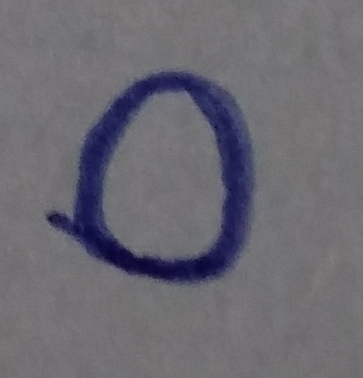
#> input picture Round 3/4/digits/0.png, 363 x 378 px
$ python -i digitmatch.py   (imports and definitions only)
#> lines starting #> are read from the running program, lines starting #| are printed output that depends on the picture; after the words box and inside, x2 and y2 are one past the last pixel; in counts of white or black regions, pixels touching at a corner belong together
from PIL import Image, ImageFilter
from sklearn import svm, datasets
import numpy as np


# Function to receive an image filename, and return a flattened list of values after processing.
def process_image(filename):
    # Load the image from filename
#> called with filename = 'digits/0.png'
    img = Image.open(filename).convert('RGB')
    pix = img.load()

    # Isolate the digit from the image background (and transform to black and white). Also detect content boundaries.
    boundaries = [img.width, img.height, 0, 0]
#> boundaries = [363, 378, 0, 0]
    for x in range(0, img.width):
        for y in range(0, img.height):
            pixel = pix[x, y]
            if (pixel[0] + 15 <= pixel[2]) and (pixel[1] + 15 <= pixel[2]):
                pix[x, y] = (0, 0, 0)  # Transform to black.

                if x < boundaries[0]:  # Get leftmost index of content.
                    boundaries[0] = x
                if y < boundaries[1]:  # Get upper index of content.
                    boundaries[1] = y
                if x > boundaries[2]:  # Get rightmost index of content.
                    boundaries[2] = x
                if y > boundaries[3]:  # Get lower index of content.
                    boundaries[3] = y
            else:
                pix[x, y] = (255, 255, 255)  # Transform to white.
#> after the loop, boundaries = [47, 69, 255, 284]

    # Crop the image by detected boundaries and ensure that the image dimensions correspond to a square.
    content_size = (boundaries[2] - boundaries[0], boundaries[3] - boundaries[1])
#> content_size = (208, 215)
    square_size = max(content_size[0], content_size[1])
#> square_size = 215
    square_img = Image.new("RGB", (square_size, square_size), color=(255, 255, 255))
#> square_img: PIL image 215x215 RGB; every value is 255
    paste_coords = tuple([int(square_size / 2 - content_size[0] / 2), int(square_size / 2 - content_size[1] / 2)])
#> paste_coords = (3, 0)
    square_img.paste(img.crop(tuple(boundaries)), box=paste_coords)
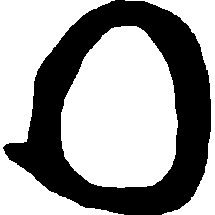
#> square_img: PIL image 215x215 RGB; 61.8% white; 1 black region, box (x1, y1, x2, y2) and area: (3, 0, 211, 215) 17673
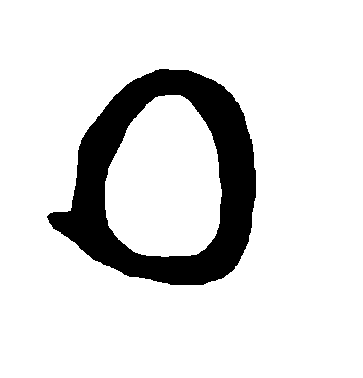
#> img: PIL image 363x378 RGB; 87.1% white; 1 black region, box (x1, y1, x2, y2) and area: (47, 69, 256, 285) 17735

    # Resize the image to 16x16 pixels, convert it to a greyscale image, and filter it with ImageFilter.Kernel.
    square_img = square_img.resize((16, 16)).convert('L')
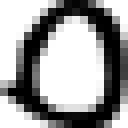
#> square_img: PIL image 16x16 L (shown 8 times larger); min 0, max 255, mean 156.5
    square_img = square_img.filter(
        ImageFilter.Kernel((3, 3), [0.0625, 0.125, 0.0625, 0.125, 0.25, 0.125, 0.0625, 0.125, 0.0625]))
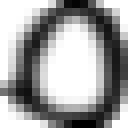
#> square_img: PIL image 16x16 L (shown 8 times larger); min 0, max 255, mean 159.9

    # Create a new 8x8 2D list where the value [j,i] is given the average value of the four pixels from processed image.
    img_matrix = [[0 for x in range(8)] for y in range(8)]
    sq_img_px = square_img.load()
    for i in range(8):
        for j in range(8):
            img_matrix[j][i] = np.mean(
                [sq_img_px[2 * i, 2 * j], sq_img_px[2 * i + 1, 2 * j],
                 sq_img_px[2 * i, 2 * j + 1], sq_img_px[2 * i + 1, 2 * j + 1]])
#> after the loop, img_matrix = 8 items

    # Transform the pixel values to be between 0..16, where 0 means white and 16 means black.
    for i in range(8):
        for j in range(8):
            img_matrix[i][j] = (256 - img_matrix[i][j]) / 16

    # Convert the 8x8 image into a 1D list of 8*8 = 64 values, and return it.
    list_1d = sum(img_matrix, [])
#> list_1d = 64 values, max 14.5 at index 61, min 0.0625 at index 0, mean 6.01
    return list_1d


# Load whole datasets from sklearn and do the training of the classifier
digits = datasets.load_digits()
classifier = svm.SVC(gamma=0.001)
# [1 line not run here, left out]

# Process all given images
# The 'digits' folder with *.png files is assumed to be in the same place as this digimatch.py file
filenames = ['digits/' + str(x) + '.png' for x in range(0, 10)]
# [1 line that did not run here, left out]

# Predict from images, calculate accuracy and print results.
# [1 line that did not run here, left out]

# [1 line that did not run here, left out]
# [1 line that did not run here, left out]

# [7 lines not run here, left out]

>>> result = process_image('digits/0.png')
#> result has the same summary as list_1d in process_image

$ run again, on Round 3/4/digits/1.png
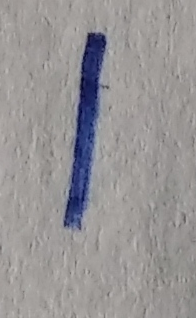
#> input picture Round 3/4/digits/1.png, 196 x 318 px
#> after the loop in process_image (call 2), `for x in range(0, img.width):`: boundaries = [63, 32, 107, 229]
#> content_size = (44, 197)
#> square_size = 197
#> paste_coords = (76, 0)
#> in process_image (call 2), `square_img.paste(img.crop(tuple(boundaries)), box=paste_coords)`:
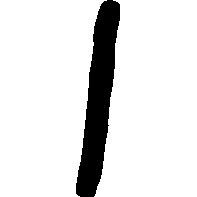
#> square_img: PIL image 197x197 RGB; 88.5% white; 1 black region, box (x1, y1, x2, y2) and area: (76, 0, 120, 197) 4459
#> in process_image (call 2), `square_img = square_img.filter( ImageFilter.Kernel((3, 3), [0.0625, 0...`:
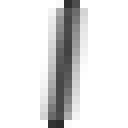
#> square_img: PIL image 16x16 L (shown 8 times larger); min 44, max 255, mean 225.6
#> after the loop in process_image (call 2), `for i in range(8):`: img_matrix = 8 items
#> list_1d = 64 values, max 11.67 at index 59, min 0.0625 at index 0, mean 1.9
#> result has the same summary as list_1d in process_image

$ run again, on Round 3/4/digits/2.png
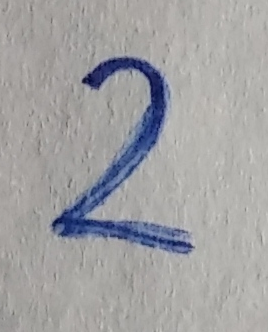
#> input picture Round 3/4/digits/2.png, 268 x 332 px
#> after the loop in process_image (call 2), `for x in range(0, img.width):`: boundaries = [50, 56, 192, 254]
#> content_size = (142, 198)
#> square_size = 198
#> paste_coords = (28, 0)
#> in process_image (call 2), `square_img.paste(img.crop(tuple(boundaries)), box=paste_coords)`:
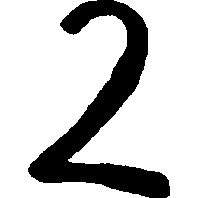
#> square_img: PIL image 198x198 RGB; 78% white; 1 black region, box (x1, y1, x2, y2) and area: (28, 0, 170, 198) 8619
#> in process_image (call 2), `square_img = square_img.filter( ImageFilter.Kernel((3, 3), [0.0625, 0...`:
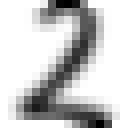
#> square_img: PIL image 16x16 L (shown 8 times larger); min 0, max 255, mean 199.9
#> after the loop in process_image (call 2), `for i in range(8):`: img_matrix = 8 items
#> list_1d = 64 values, max 13.41 at index 50, min 0.0625 at index 0, mean 3.51
#> result has the same summary as list_1d in process_image

$ run again, on Round 3/4/digits/3.png
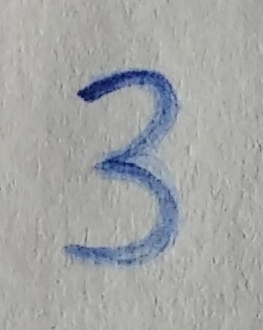
#> input picture Round 3/4/digits/3.png, 263 x 330 px
#> after the loop in process_image (call 2), `for x in range(0, img.width):`: boundaries = [66, 68, 180, 265]
#> content_size = (114, 197)
#> square_size = 197
#> paste_coords = (41, 0)
#> in process_image (call 2), `square_img.paste(img.crop(tuple(boundaries)), box=paste_coords)`:
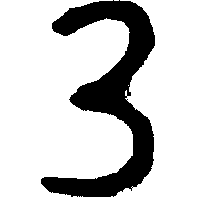
#> square_img: PIL image 197x197 RGB; 78.6% white; 1 black region, box (x1, y1, x2, y2) and area: (41, 0, 155, 197) 8303
#> in process_image (call 2), `square_img = square_img.filter( ImageFilter.Kernel((3, 3), [0.0625, 0...`:
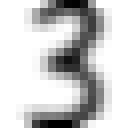
#> square_img: PIL image 16x16 L (shown 8 times larger); min 0, max 255, mean 199.9
#> after the loop in process_image (call 2), `for i in range(8):`: img_matrix = 8 items
#> list_1d = 64 values, max 13.25 at index 28, min 0.0625 at index 0, mean 3.51
#> result has the same summary as list_1d in process_image
